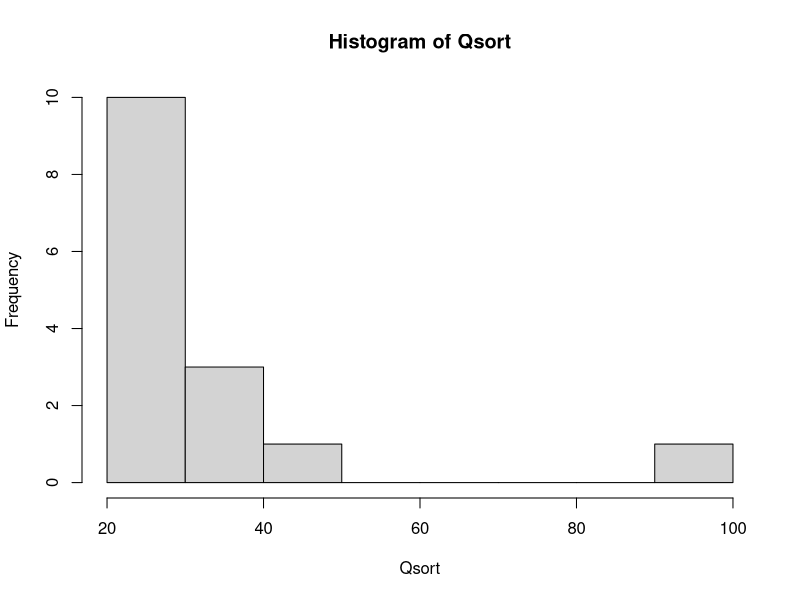
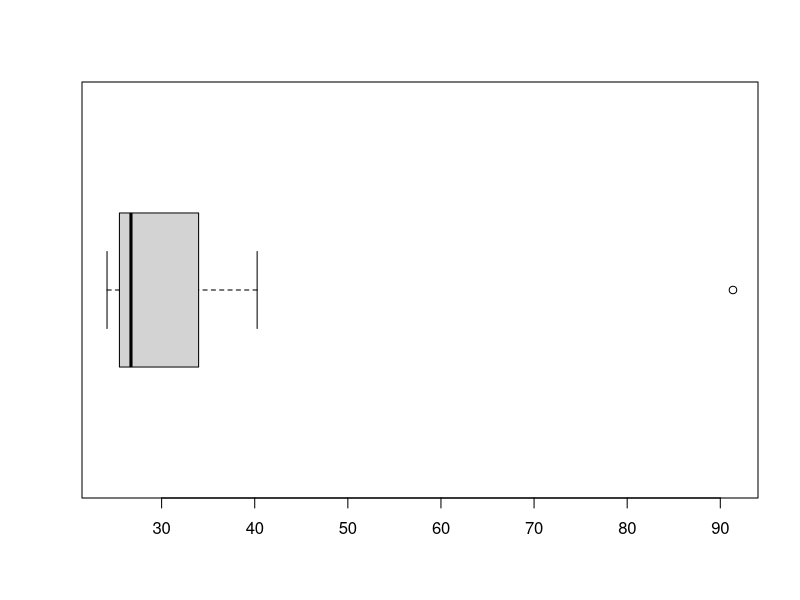
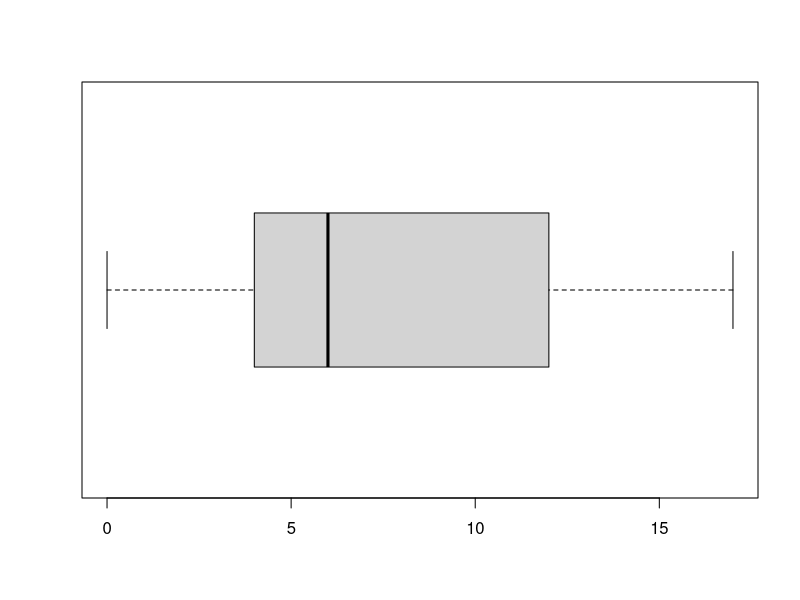

R code for these plots, in order:
##Set1
#Q1
Ques1<-c(24.23,25.53,25.41,24.14,29.62,28.25,25.81,24.39,40.26,32.95,91.36,25.99,39.42,26.71,35.00)
Qsort<- sort(Ques1, decreasing = FALSE)
View(Qsort)
mean(Qsort)
median(Qsort)
sd(Qsort)
var(Qsort)

##Mathematically
Qsort1=c(24.14,24.23,24.39,25.41,25.53,25.81,25.99);
Qsort3=c(28.25,29.62,32.95,35.00,39.42,40.26,91.36);
median(Qsort1)
median(Qsort3)

##R code
hist(Qsort)
boxplot(Qsort,horizontal=TRUE)
outliers<- boxplot.stats(Qsort)$out
View(outliers)


#Ques2 ,III
test<-c(0,1,2,2.5,3,4,5,6,6,6,6,6,9,9,9,12,12,12,12,16,17)
boxplot(test,horizontal = TRUE)
